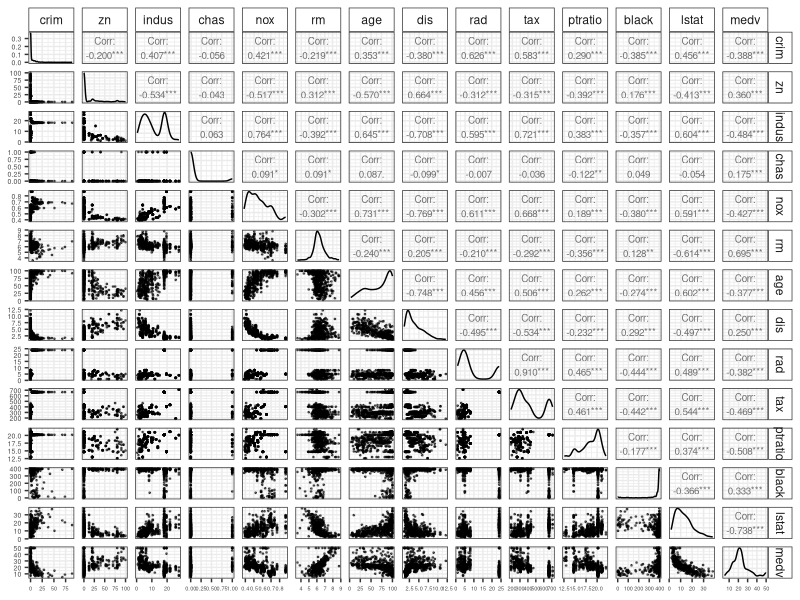
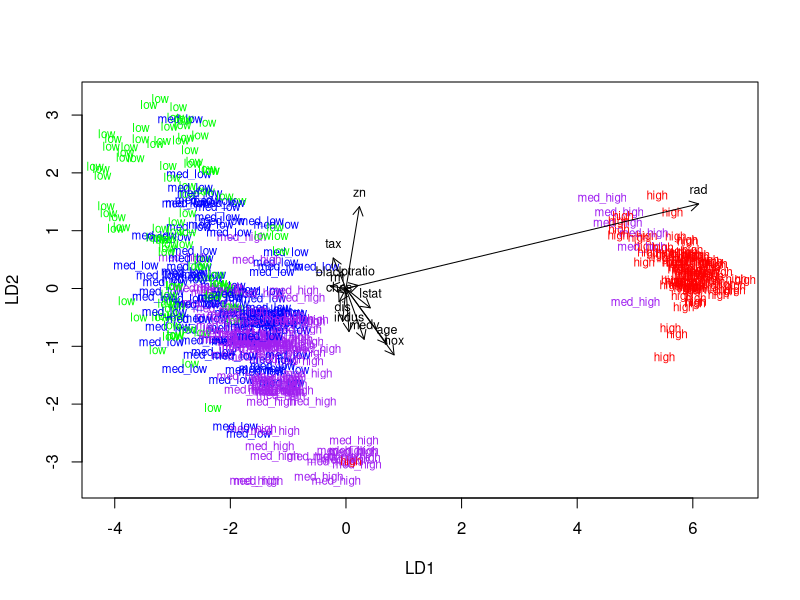
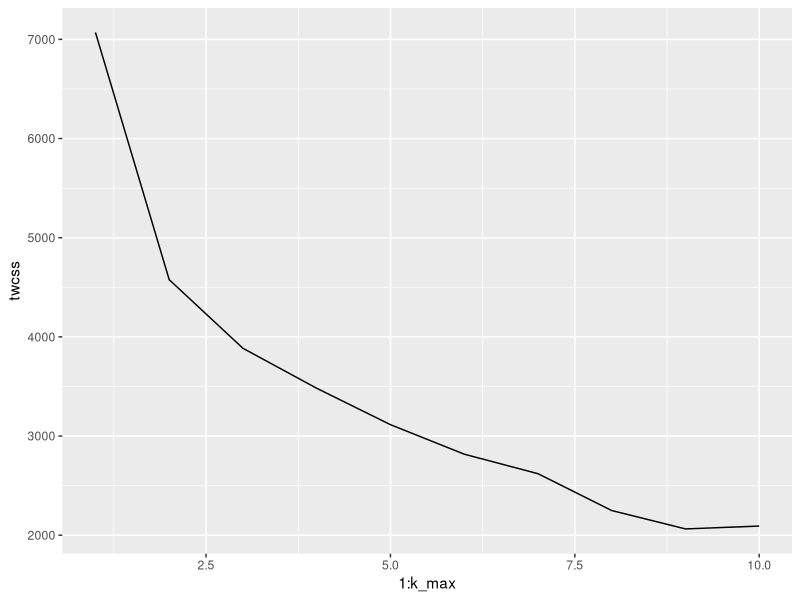
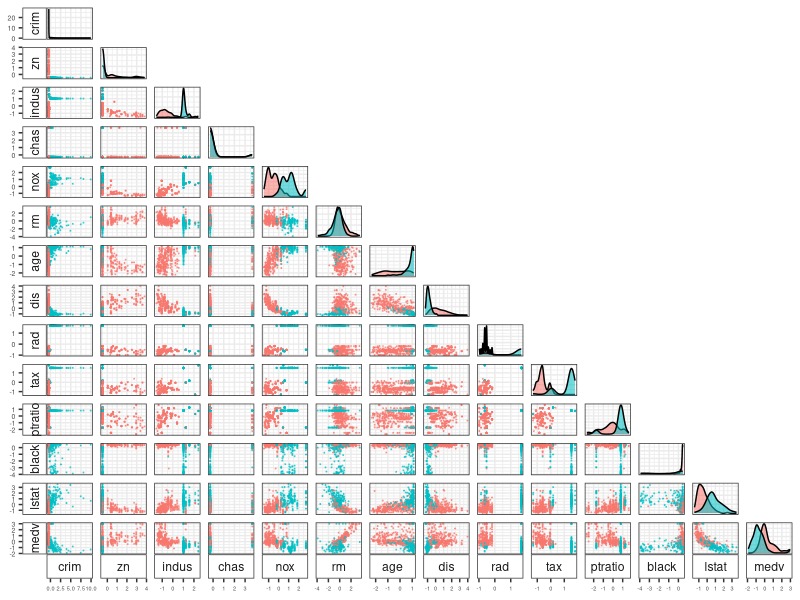
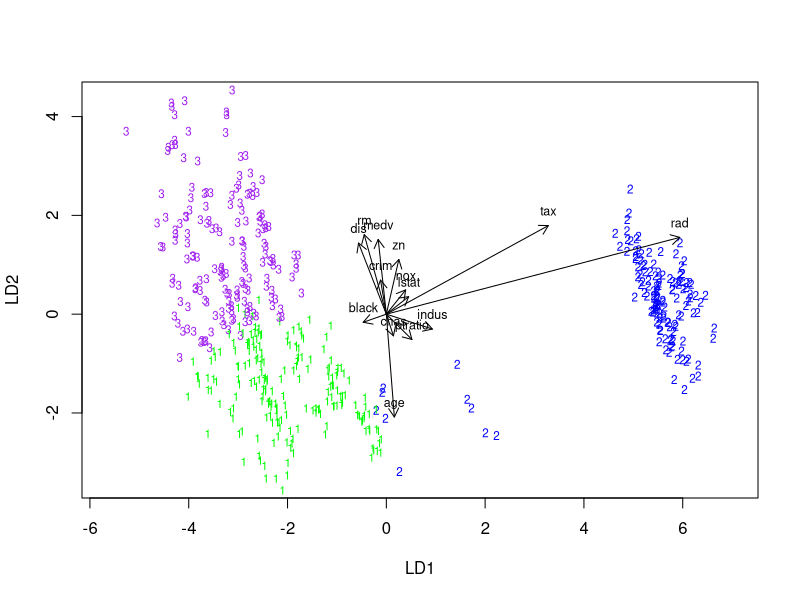

Source code (R) for these figures, in order:
## ---- chunk 1
# load the necessary packages and set scientific notation off

options(scipen = 999)

library("MASS")
library("ggplot2")
library("dplyr")
library("GGally")

## ---- chunk 2

# load the data

data("Boston")

# explore the structure and dimensions
str(Boston)
dim(Boston)

## ---- chunk 3

plot1 <- ggpairs(Boston, 
             mapping = aes(alpha = 0.1),
             lower = list(continuous = wrap("points", size = 0.3)),
             upper = list(continuous = wrap("cor", size = 2.5)),
             ) + 
  theme_bw() + 
  theme(strip.background = element_rect(fill = "white"), 
        axis.text.x = element_text(size=4), 
        axis.text.y = element_text(size=5))

plot1
## ---- chunk 4
summary(Boston)
## ---- chunk 5

boston_scaled <- scale(Boston)

summary(boston_scaled)

## ---- chunk 6

# change the class to dataframe
boston_scaled <- as.data.frame(boston_scaled)

# define the breaks
bins <- quantile(boston_scaled$crim)

# create the categorical variable
boston_scaled$crime <- cut(boston_scaled$crim, breaks = bins, include.lowest = TRUE, labels = c("low", "med_low", "med_high", "high"))

# remove the original crime rate variable
boston_scaled <- dplyr::select(boston_scaled, -crim)

## ---- chunk 7

# choose randomly 80% of the rows in the data for the train set
ind <- sample(nrow(boston_scaled),  size = nrow(boston_scaled) * 0.8)

# create train set
train <- boston_scaled[ind,]

# create test set
test <- boston_scaled[-ind,]

## ---- chunk 8

# Fit the model
lda.crime <- lda(crime ~., data = train)

lda.crime

# Draw the LDA biplot

# target classes as numeric
classes <- as.numeric(train$crime)

# the function for lda biplot arrows
lda.arrows <- function(x, myscale = 1, arrow_heads = 0.1, color = "black", tex = 0.75, choices = c(1,2)){
  heads <- coef(x)
  arrows(x0 = 0, y0 = 0, 
         x1 = myscale * heads[,choices[1]], 
         y1 = myscale * heads[,choices[2]], col=color, length = arrow_heads)
  text(myscale * heads[,choices], labels = row.names(heads), 
       cex = tex, col=color, pos=3)
}

# define the colors for the plot from green (low) to red (high)
cols <- c("green", "blue", "purple", "red")
cols1 <- cols[classes]

# plot the lda results
plot(lda.crime, dimen= 2, col = cols1, pch = classes)
lda.arrows(lda.crime, myscale = 2)


## ---- chunk 9

# save crime rate categories from test data
correct_classes <- test$crime

# remove original crime rate categories
test <- dplyr::select(test, -crime)

# predict classes with the model on the test data
lda.pred <- predict(lda.crime, newdata = test)

# crosstabulate results
table(correct = correct_classes, predicted = lda.pred$class)

## ---- chunk 10

# reload the Boston data
data("Boston")

# standardize the dataset
boston_scaled <- scale(Boston)

# calculate distances between observations
dist_eu <- dist(boston_scaled)
summary(dist_eu)

# run the k-means algorithm
km <- kmeans(boston_scaled, centers = 4)
km
## ---- chunk 11

set.seed(42)

# determine the maximum number of clusters
k_max <- 10

# calculate the total within sum of squares
twcss <- sapply(1:k_max, function(k){kmeans(boston_scaled, k)$tot.withinss})

# visualize the results
qplot(x = 1:k_max, y = twcss, geom = 'line')

## ---- chunk 12

# k-means clustering
km <- kmeans(boston_scaled, centers = 2)
km

## ---- chunk 13

# plot the Boston dataset with clusters

boston_scaled <- as.data.frame(boston_scaled)

plot2 <- ggpairs(boston_scaled, 
             mapping = aes(col = as.factor(km$cluster), alpha = 0.1),
             lower = list(continuous = wrap("points", size = 0.1)),
             upper = "blank",
 switch = "both")+ 
  theme_bw() + 
  theme(strip.background = element_rect(fill = "white"), 
        axis.text.x = element_text(size=4), 
        axis.text.y = element_text(size=5))

plot2

## ---- chunk 14
# run k-mean with 3 clusters
km3 <- kmeans(boston_scaled, centers = 3)

# add the clusters as a variable to the data
boston_scaled$cluster <- km3$cluster

# run lda with clusters as the target
lda.clust <- lda(cluster ~., data = boston_scaled)

lda.clust

# define the colors for the plot
cols <- c("green", "blue", "purple")
cols1 <- cols[boston_scaled$cluster]

# plot the lda results
plot(lda.clust, dimen= 2, col = cols1, pch = cols1)
lda.arrows(lda.clust, myscale = 3)

